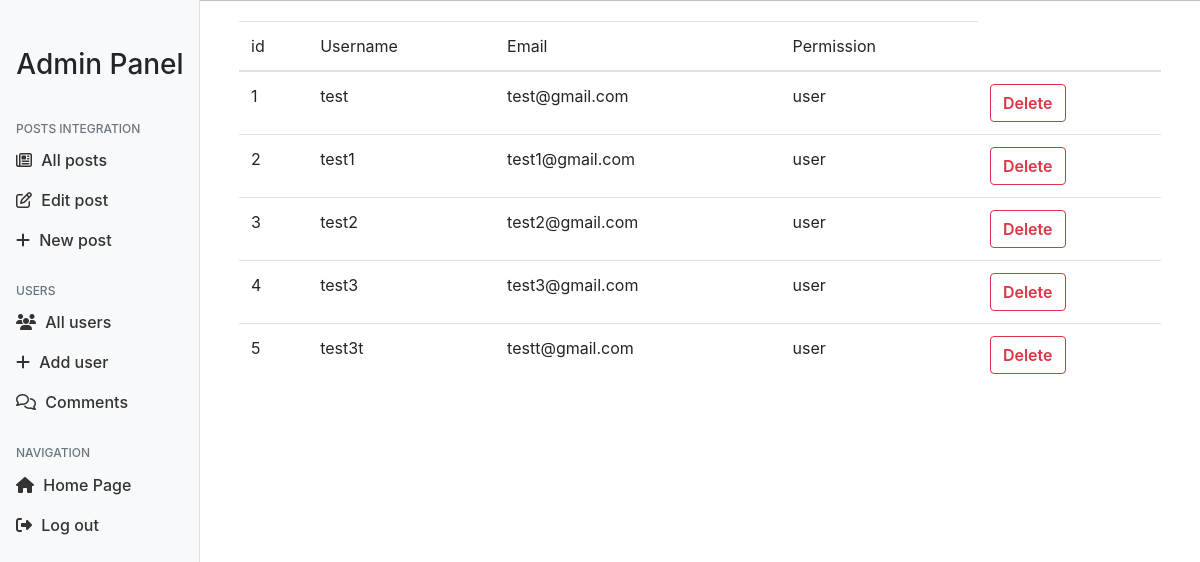
Before: /admin/users with the older database file.
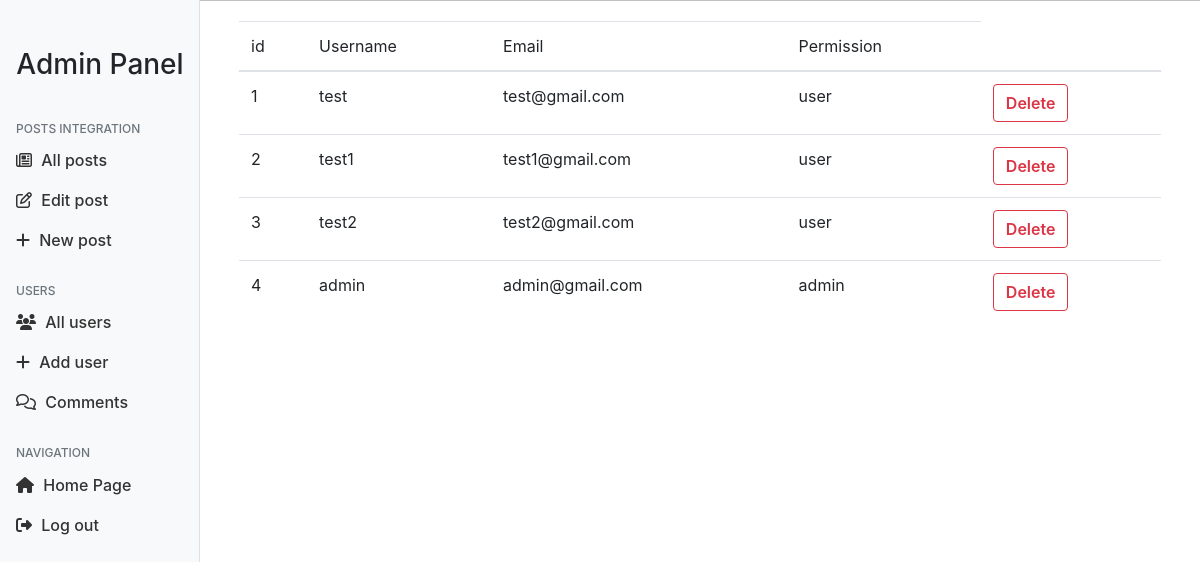
After: the same page with the newer database file.
### project/model.py (models this page shows, shortened)
class User(db.Model, UserMixin):
    id = db.Column(db.Integer, primary_key=True)
    username = db.Column(db.String(20), nullable=False, unique=True)
    email = db.Column(db.String(70), nullable=False, unique=True)
    password = db.Column(db.String(30), nullable=False)
    permissions = db.Column(db.String(20), nullable=False, default='user')

### project/routes.py (the view)
@app.route('/admin/users', methods=['GET', 'POST'])
def all_users():
    users = User.query.all()
    return render_template("admin_panel/all_users.html", users=users)

### project/templates/admin_panel/all_users.html (shortened to what this page needs)
{% extends "admin_panel/panel.html" %}
{% block body %}
<div class="container">
    <table class="table table-hover">
        <tr>
            <th scope="col">id</th>
            <th scope="col">Username</th>
            <th scope="col">Email</th>
            <th scope="col">Permission</th>
        </tr>
        <tbody>
            {% for user in users%}
            <tr>
                <th scope="row">{{user.id}}</th>
                <td>{{user.username}}</td>
                <td>{{user.email}}</td>
                <td>{{user.permissions}}</td>
                <td><a href="../../../users/delete_user/{{user.id}}" class="btn btn-outline-danger">Delete</a></td>
            </tr>
            {% endfor %}
    </table>
</div>
{% endblock body %}

### project/templates/admin_panel/panel.html (shortened to what this page needs)
<!DOCTYPE html>
<html lang="en">
<head>
    <link rel="stylesheet" href="{{url_for('static', filename='styles/reset.css')}}">
    <link rel="stylesheet" href="{{url_for('.static', filename='styles/bootstrap.css')}}">
    <link rel="stylesheet" href="{{url_for('static', filename='styles/stylee.css')}}">
</head>
<body>
    <div class="container-fluid">
        <div class="row">
            <nav class="col-md-2 d-none d-md-block bg-light sidebar">
                <h3 class="text-center">Admin Panel</h3>
                <div class="sidebar-sticky">
                    <h6 class="sidebar-heading d-flex justify-content-between  px-3 mt-4 mb-1 text-muted">
                        <span>Posts Integration</span>
                    </h6>
                    <ul class="nav flex-column">
                        <li class="nav-item">
                            <a class="nav-link" href="/admin">
                                <i class="ico far fa-newspaper"></i> All posts
                            </a>
                        </li>
                        <li class="nav-item">
                            <a class="nav-link" href="/admin/modify">
                                <i class="ico far fa-edit"></i> Edit post
                            </a>
                        </li>
                        <li class="nav-item">
                            <a class="nav-link" href="/admin/new">
                                <i class="ico fas fa-plus"></i> New post
                            </a>
                        </li>
                    </ul>
                    <h6
                        class="sidebar-heading d-flex justify-content-between align-items-center px-3 mt-4 mb-1 text-muted">
                        <span>Users</span>
                    </h6>
                    <ul class="nav flex-column mb-2">
                        <li class="nav-item">
                            <a class="nav-link" href="/admin/users">
                                <i class="ico fas fa-users"></i> All users
                            </a>
                        </li>
                        <li class="nav-item">
                            <a class="nav-link" href="/admin/add_user">
                                <i class="ico fas fa-plus"></i> Add user
                            </a>
                        </li>
                        <li class="nav-item">
                            <a class="nav-link" href="#">
                                <i class="ico far fa-comments"></i> Comments
                            </a>
                        </li>
                    </ul>
                    <h6
                        class="sidebar-heading d-flex justify-content-between align-items-center px-3 mt-4 mb-1 text-muted">
                        <span> Navigation </span>
                    </h6>
                    <ul class="nav flex-column mb-2">
                        <li class="nav-item">
                            <a class="nav-link" href="/">
                                <i class="ico fas fa-home"></i> Home Page
                            </a>
                        </li>
                        <li class="nav-item">
                            <a class="nav-link" href="{{url_for('logout')}}">
                                <i class="ico fas fa-sign-out-alt" ></i> Log out
                            </a>
                        </li>
                    </ul>
                </div>
            </nav>
            <div class="content col-md-9 ml-sm-auto col-lg-10 px-4">
                {% block body %} {% endblock body%}
            </div>
</body>
</html>

### project/static/styles/stylee.css (style rules this page uses)
* { font-family: 'Roboto', sans-serif; }
body { height: 100vh; }
a { text-align: center; text-decoration: none; }
.nav-link { text-align: left; }
.px-4 { margin-top: 10px; }
.row { border-top: 1px solid rgba(0, 0, 0, 0.246); }
.btn { font-weight: 600; }
.table { margin-top: 10px; }
.ico { margin-right: 5px; }

Changed rows visible on the page:
removed User: id "5", username "test3t", email "testt@gmail.com", permissions "user"
changed User id 4: username "test3" → "admin"; email "test3@gmail.com" → "admin@gmail.com"; permissions "user" → "admin"
